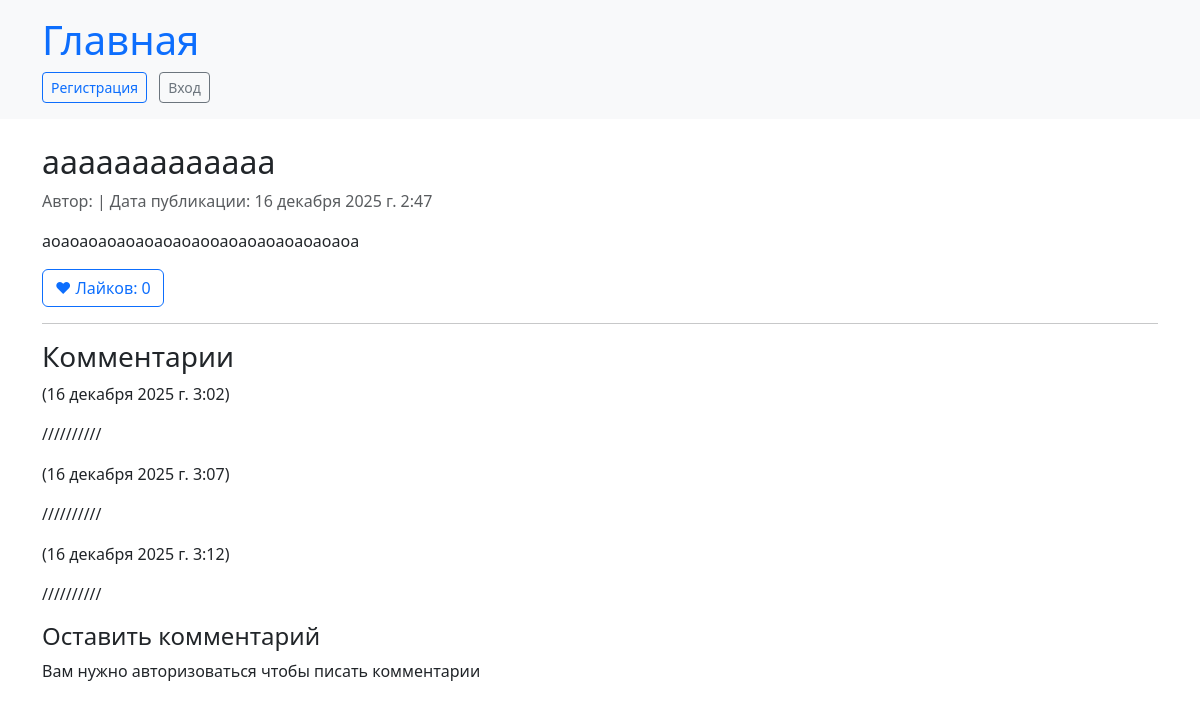
Page /shopapp/post/3/ on the committed database.
### shopapp/models.py (models this page shows, shortened)
class Post(models.Model):
    author = models.ForeignKey(get_user_model(), on_delete=models.CASCADE, verbose_name="Автор", related_name='posts')
    title = models.CharField(max_length=255, verbose_name="Заголовок")
    content = models.TextField(verbose_name="Содержимое поста")
    created_at = models.DateTimeField(default=timezone.now, verbose_name="Дата и время публикации")
    likes = models.ManyToManyField(get_user_model(), related_name='liked_posts', blank=True, verbose_name="Лайки")

class Comment(models.Model):
    post = models.ForeignKey(Post, related_name='comments', on_delete=models.CASCADE, verbose_name="Пост")
    author = models.ForeignKey(get_user_model(), on_delete=models.CASCADE, verbose_name="Автор комментария")
    content = models.TextField(verbose_name="Текст комментария")
    created_at = models.DateTimeField(default=timezone.now, verbose_name="Дата и время комментария")
    updated_at = models.DateTimeField(auto_now=True, verbose_name="Дата и время обновления комментария")

### shopapp/views.py (the view, shortened to what this page needs)
# urls.py: path('post/<int:pk>/', views.post_detail, name='post_detail'),
def post_detail(request, pk):
    post = get_object_or_404(Post, pk=pk)
    comments = post.comments.all()
    comment_form = CommentForm()
    return render(request, 'post_detail.html', {'post': post, 'comments': comments, 'comment_form': comment_form})

### shopapp/models.py (called while the page is built)
    def __str__(self):
        return f"{self.first_name} {self.last_name}"

### shopapp/templates/post_detail.html (shortened to what this page needs)
{% extends 'base.html' %}
{% block content %}
<h2>{{ post.title }}</h2>
<p class="text-muted">
    Автор: {{ post.author }} | Дата публикации: {{ post.created_at }}
</p>
<p>{{ post.content }}</p>
<form method="POST" action="{% url 'shopapp:like_post' post.pk %}">
    <button type="submit" class="btn btn-outline-primary">
        ❤ Лайков: {{ post.likes.count }}
    </button>
</form>
<hr>
<h3>Комментарии</h3>
{% for comment in comments %}
    <div class="comment mb-3">
        <p><strong>{{ comment.author }}</strong> ({{ comment.created_at }})</p>
        <p>{{ comment.content }}</p>
    </div>
{% empty %}
    <p>Комментариев пока нет.</p>
{% endfor %}
<h4>Оставить комментарий</h4>
 {% if user.is_authenticated %}
<form method="POST">
    {% csrf_token %}
    {{ comment_form.as_p }}
    <button type="submit" class="btn btn-success mb-4">Оставить комментарий</button>
</form>
 {% else %}
    <p>Вам нужно авторизоваться чтобы писать комментарии</p>
 {% endif %}
{% endblock %}

### rows in the picture
Post: title "aaaaaaaaaaaaa", created_at "16 декабря 2025 г. 2:47", content "aoaoaoaoaoaoaoaoaooaoaoaoaoaoaoaoa", likes.count "0"
Comment: created_at "16 декабря 2025 г. 3:02", content "//////////"
Comment: created_at "16 декабря 2025 г. 3:07", content "//////////"
Comment: created_at "16 декабря 2025 г. 3:12", content "//////////"
